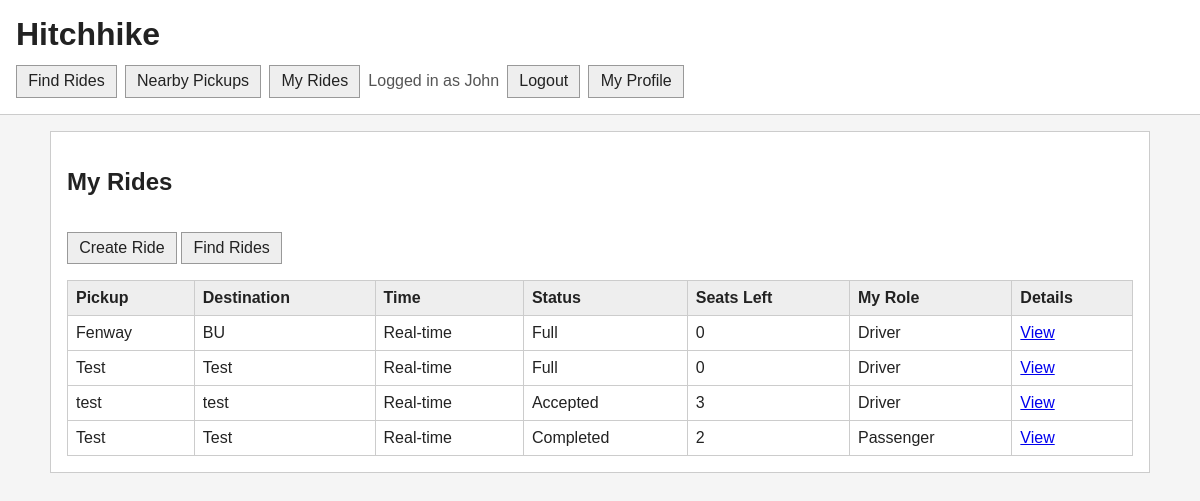
Page /campus_pickup/rides/my/ (signed in) on the earlier database version.
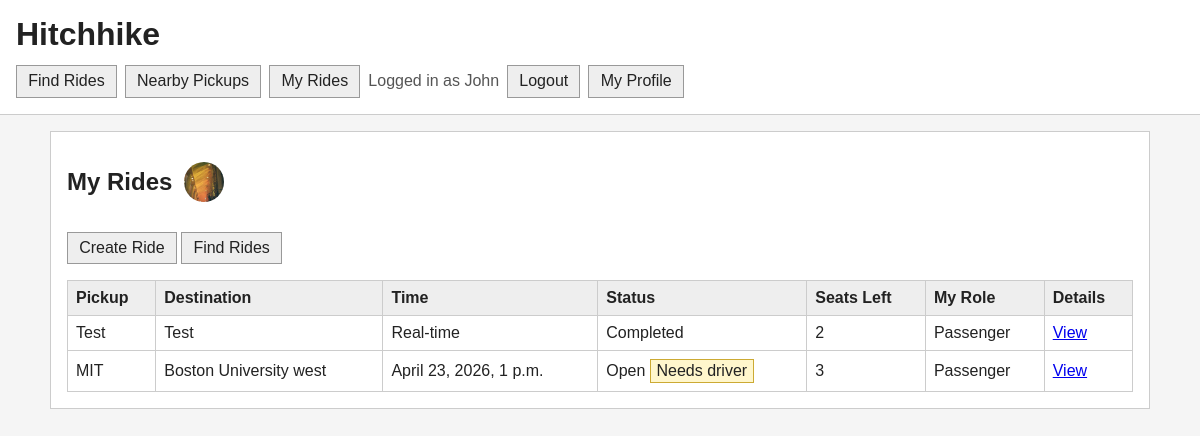
Same page on the later database version.
### campus_pickup/models.py (models this page shows, shortened)
class Ride(models.Model):
    REQUEST_TYPES = [
        ("reservation", "Reservation"),
        ("realtime", "Real-Time"),
    ]
    STATUS_CHOICES = [
        ("open", "Open"),
        ("accepted", "Accepted"),
        ("full", "Full"),
        ("completed", "Completed"),
        ("cancelled", "Cancelled"),
    ]
    creator = models.ForeignKey(
        Profile,
        on_delete=models.CASCADE,
        related_name="created_rides"
    )
    driver = models.ForeignKey(
        Profile,
        on_delete=models.SET_NULL,
        null=True,
        blank=True,
        related_name="driving_rides"
    )
    pickup_location = models.TextField(blank=False)
    destination = models.TextField(blank=False)
    pickup_latitude = models.FloatField(null=True, blank=True)
    pickup_longitude = models.FloatField(null=True, blank=True)
    destination_latitude = models.FloatField(null=True, blank=True)
    destination_longitude = models.FloatField(null=True, blank=True)
    pickup_time = models.DateTimeField(null=True, blank=True)
    request_type = models.CharField(max_length=20, choices=REQUEST_TYPES)
    status = models.CharField(
        max_length=20,
        choices=STATUS_CHOICES,
        default="open"
    )
    seat_capacity = models.IntegerField(default=4)
    created_at = models.DateTimeField(auto_now_add=True)
    def seats_taken(self):
        passenger_ids = set(
            RideParticipant.objects.filter(ride=self).values_list("passenger_id", flat=True)
        )
        occupied = len(passenger_ids)
        if self.driver and self.driver_id not in passenger_ids:
            occupied += 1
        return occupied
    def seats_remaining(self):
        return max(self.seat_capacity - self.seats_taken(), 0)

class Profile(models.Model):
    user = models.ForeignKey(User, on_delete=models.CASCADE)
    display_name = models.TextField(blank=False)
    bio_text = models.TextField(blank=True)
    profile_image_url = models.ImageField(
        "profile image",
        upload_to="campus_pickup/profile_images/",
        blank=True,
    )
    join_date = models.DateTimeField(auto_now_add=True)

### campus_pickup/views.py (the view)
# urls.py: path("rides/my/", views.MyRideListView.as_view(), name="my_rides"),
class MyRideListView(ProfileRequiredMixin, ListView):
    model = Ride
    template_name = "campus_pickup/my_ride_list.html"
    context_object_name = "rides"
    def get_queryset(self):
        return self.get_my_ride_queryset().select_related("creator", "driver").order_by(
            "pickup_time"
        )
    def get_context_data(self, **kwargs):
        context = super().get_context_data(**kwargs)
        my_profile = self.get_my_profile()
        context["my_profile"] = my_profile
        context["my_passenger_ride_ids"] = list(
            RideParticipant.objects.filter(passenger=my_profile).values_list("ride_id", flat=True)
        )
        return context

### campus_pickup/views.py (called while the page is built)
    def get_my_profile(self):
        return get_object_or_404(Profile, user=self.request.user)

    def get_my_ride_queryset(self):
        profile = self.get_my_profile()
        return Ride.objects.filter(
            Q(creator=profile) | Q(driver=profile) | Q(rideparticipant__passenger=profile)
        ).distinct()

    def dispatch(self, request, *args, **kwargs):
        if request.user.is_authenticated and not Profile.objects.filter(user=request.user).exists():
            return redirect("campus_pickup:profile_create")
        return super().dispatch(request, *args, **kwargs)

### campus_pickup/templates/campus_pickup/my_ride_list.html
{% extends "campus_pickup/base.html" %}
{% block content %}
<section class="panel">
    <div class="page-title">
        <h2>My Rides</h2>
        {% if my_profile.profile_image_url %}
        <img
            class="profile-avatar title-avatar"
            src="{{ my_profile.profile_image_url.url }}"
            alt="{{ my_profile.display_name }}"
        >
        {% endif %}
    </div>
    <p>
        <a class="button-link" href="{% url 'campus_pickup:ride_create' %}">Create Ride</a>
        <a class="button-link" href="{% url 'campus_pickup:ride_list' %}">Find Rides</a>
    </p>
    <table>
        <thead>
            <tr>
                <th>Pickup</th>
                <th>Destination</th>
                <th>Time</th>
                <th>Status</th>
                <th>Seats Left</th>
                <th>My Role</th>
                <th>Details</th>
            </tr>
        </thead>
        <tbody>
            {% for r in rides %}
            <tr>
                <td>{{ r.pickup_location }}</td>
                <td>{{ r.destination }}</td>
                <td>{% if r.pickup_time %}{{ r.pickup_time }}{% else %}Real-time{% endif %}</td>
                <td>
                    {{ r.get_status_display }}
                    {% if not r.driver %}
                    <span class="need-driver">Needs driver</span>
                    {% endif %}
                </td>
                <td>{{ r.seats_remaining }}</td>
                <td>
                    {% if r.driver == my_profile %}Driver{% elif r.id in my_passenger_ride_ids %}Passenger{% else %}-{% endif %}
                </td>
                <td><a href="{% url 'campus_pickup:ride_detail' r.pk %}">View</a></td>
            </tr>
            {% empty %}
            <tr>
                <td colspan="7">You have not created, joined, or driven any rides yet.</td>
            </tr>
            {% endfor %}
        </tbody>
    </table>
</section>
{% endblock %}

Differences in the rows shown:
removed Ride: pickup_location "Fenway", destination "BU", shows "Real-time", status "Full", seats_remaining "0", shows "Driver"
removed Ride: pickup_location "Test", destination "Test", shows "Real-time", status "Full", seats_remaining "0", shows "Driver"
removed Ride: pickup_location "test", destination "test", shows "Real-time", status "Accepted", seats_remaining "3", shows "Driver"
now on this page (row edited): Profile: profile_image_url (picture)
added Ride: pickup_location "MIT", destination "Boston University west", pickup_time "April 23, 2026, 1 p.m.", status "Open", shows "Needs driver", seats_remaining "3", shows "Passenger"
